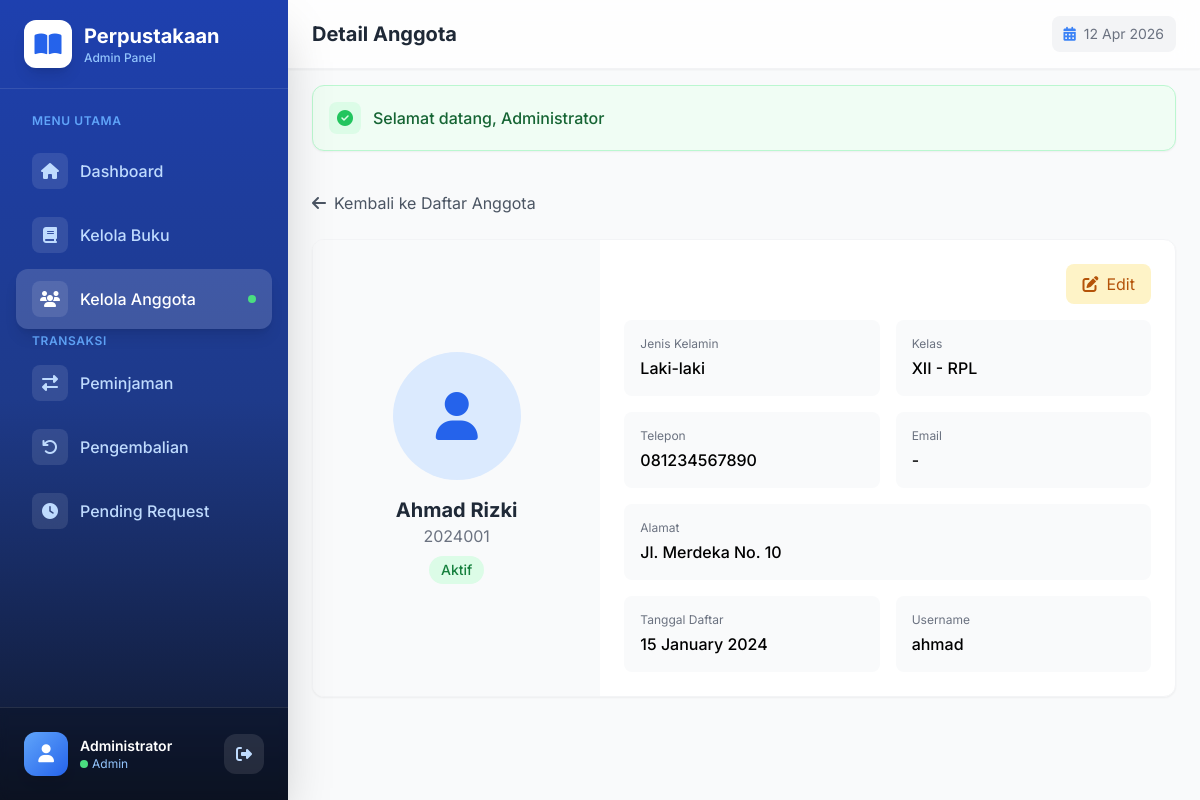
The page /admin/anggota/show?id=1 (signed in) on the database its author committed.
### tables this page shows
CREATE TABLE `anggota` (
  `id` int(11) NOT NULL,
  `nis` varchar(20) NOT NULL,
  `nama` varchar(100) NOT NULL,
  `jenis_kelamin` enum('L','P') NOT NULL,
  `kelas` varchar(20) NOT NULL,
  `jurusan` varchar(100) DEFAULT NULL,
  `alamat` text DEFAULT NULL,
  `telepon` varchar(20) DEFAULT NULL,
  `email` varchar(100) DEFAULT NULL,
  `username` varchar(50) NOT NULL,
  `password` varchar(255) NOT NULL,
  `foto` varchar(255) DEFAULT NULL,
  `tanggal_daftar` date NOT NULL,
  `status` enum('aktif','nonaktif','suspend') DEFAULT 'aktif',
  `max_pinjam` int(11) DEFAULT 3,
  `created_at` timestamp NOT NULL DEFAULT current_timestamp(),
  `updated_at` timestamp NOT NULL DEFAULT current_timestamp() ON UPDATE current_timestamp()
);

### controllers/AnggotaController.php (called while the page is built, shortened)
<?php
class AnggotaController {
    private $anggotaModel;
    public function __construct() {
        $this->anggotaModel = new Anggota();
    }
    public function show($id = null) {
        $id = $id ?? $_GET['id'] ?? null;
        $anggota = $this->anggotaModel->getWithPeminjamanCount($id);
        $peminjamanModel = new Peminjaman();
        $data = [
            'user' => Session::get('user_data'),
            'anggota' => $anggota,
            'peminjaman' => $peminjamanModel->getByAnggota($id)
        ];
        include BASE_PATH . '/views/admin/anggota/show.php';
    }
}

### models/Anggota.php (called while the page is built, shortened)
<?php
class Anggota {
    private $db;
    private $table = 'anggota';
    public function __construct() {
        $this->db = Database::getInstance()->getConnection();
    }
    public function getWithPeminjamanCount($id) {
        $stmt = $this->db->prepare("
            SELECT a.*,
                   (SELECT COUNT(*) FROM peminjaman p WHERE p.anggota_id = a.id AND p.status = 'dipinjam') as jumlah_pinjam,
                   (SELECT COUNT(*) FROM peminjaman p2 WHERE p2.anggota_id = a.id) as total_pinjam
            FROM {$this->table} a
            WHERE a.id = ?
        ");
        $stmt->execute([$id]);
        return $stmt->fetch();
    }
}

### config/Database.php (called while the page is built, shortened)
<?php
class Database {
    private static $instance = null;
    private $connection;
    private $host = 'localhost';
    private $db_name = 'db_perpustakaan';
    private $username = 'root';
    private $password = '';
    private $charset = 'utf8mb4';
    private function __construct() {
        try {
            $dsn = "mysql:host={$this->host};dbname={$this->db_name};charset={$this->charset}";
            $options = [
                PDO::ATTR_ERRMODE => PDO::ERRMODE_EXCEPTION,
                PDO::ATTR_DEFAULT_FETCH_MODE => PDO::FETCH_ASSOC,
                PDO::ATTR_EMULATE_PREPARES => false,
            ];
            $this->connection = new PDO($dsn, $this->username, $this->password, $options);
        } catch (PDOException $e) {
            die("Koneksi database gagal: " . $e->getMessage());
        }
    }
    public static function getInstance() {
        if (self::$instance === null) {
            self::$instance = new self();
        }
        return self::$instance;
    }
    public function getConnection() {
        return $this->connection;
    }
}

### helpers/Session.php (called while the page is built, shortened)
<?php
class Session {
    public static function get($key, $default = null) {
        return $_SESSION[$key] ?? $default;
    }
}

### models/Peminjaman.php (called while the page is built, shortened)
<?php
class Peminjaman {
    private $db;
    private $table = 'peminjaman';
    public function __construct() {
        $this->db = Database::getInstance()->getConnection();
    }
    public function getByAnggota($anggotaId) {
        $stmt = $this->db->prepare("
            SELECT p.*, a.nama as nama_anggota
            FROM {$this->table} p
            LEFT JOIN anggota a ON p.anggota_id = a.id
            WHERE p.anggota_id = ?
            ORDER BY p.tanggal_pinjam DESC
        ");
        $stmt->execute([$anggotaId]);
        return $stmt->fetchAll();
    }
}

### views/admin/anggota/show.php (the view, shortened to what this page needs)
<?php
$anggota = $data['anggota'];
include BASE_PATH . '/views/layouts/header.php';
include BASE_PATH . '/views/layouts/admin_sidebar.php';
?>
<div class="max-w-4xl">
    <a href="<?= BASE_URL ?>/admin/anggota" class="inline-flex items-center gap-2 text-gray-600 hover:text-primary-600 mb-6">
        <i class="fas fa-arrow-left"></i>
        <span>Kembali ke Daftar Anggota</span>
    </a>
    <div class="bg-white rounded-xl shadow-sm border border-gray-100 overflow-hidden">
        <div class="md:flex">
            <div class="md:w-1/3 p-6 bg-gray-50 flex flex-col items-center justify-center">
                <?php if (!empty($anggota['foto'])): ?>
                    <img src="<?= BASE_URL ?>/<?= $anggota['foto'] ?>" alt="" class="w-32 h-32 object-cover rounded-full shadow-lg mb-4">
                <?php else: ?>
                    <div class="w-32 h-32 bg-primary-100 rounded-full flex items-center justify-center mb-4">
                        <i class="fas fa-user text-primary-600 text-5xl"></i>
                    </div>
                <?php endif; ?>
                <h2 class="text-xl font-bold text-gray-800"><?= htmlspecialchars($anggota['nama']) ?></h2>
                <p class="text-gray-500"><?= htmlspecialchars($anggota['nis']) ?></p>
                <span class="inline-flex px-3 py-1 text-sm font-medium rounded-full mt-2
                    <?= $anggota['status'] === 'aktif' ? 'bg-green-100 text-green-700' : 'bg-red-100 text-red-700' ?>">
                    <?= ucfirst($anggota['status']) ?>
                </span>
            </div>
            <div class="md:w-2/3 p-6">
                <div class="flex justify-end mb-4 gap-2">
                    <a href="<?= BASE_URL ?>/admin/anggota/edit?id=<?= $anggota['id'] ?>" class="px-4 py-2 bg-amber-100 text-amber-700 rounded-lg hover:bg-amber-200">
                        <i class="fas fa-edit mr-2"></i>Edit
                    </a>
                </div>
                <div class="grid grid-cols-2 gap-4">
                    <div class="p-4 bg-gray-50 rounded-lg">
                        <p class="text-xs text-gray-500 mb-1">Jenis Kelamin</p>
                        <p class="font-medium"><?= $anggota['jenis_kelamin'] === 'L' ? 'Laki-laki' : 'Perempuan' ?></p>
                    </div>
                    <div class="p-4 bg-gray-50 rounded-lg">
                        <p class="text-xs text-gray-500 mb-1">Kelas</p>
                        <p class="font-medium"><?= htmlspecialchars($anggota['kelas']) ?> <?= $anggota['jurusan'] ? '- ' . htmlspecialchars($anggota['jurusan']) : '' ?></p>
                    </div>
                    <div class="p-4 bg-gray-50 rounded-lg">
                        <p class="text-xs text-gray-500 mb-1">Telepon</p>
                        <p class="font-medium"><?= htmlspecialchars($anggota['telepon'] ?? '-') ?></p>
                    </div>
                    <div class="p-4 bg-gray-50 rounded-lg">
                        <p class="text-xs text-gray-500 mb-1">Email</p>
                        <p class="font-medium"><?= htmlspecialchars($anggota['email'] ?? '-') ?></p>
                    </div>
                    <div class="p-4 bg-gray-50 rounded-lg col-span-2">
                        <p class="text-xs text-gray-500 mb-1">Alamat</p>
                        <p class="font-medium"><?= htmlspecialchars($anggota['alamat'] ?? '-') ?></p>
                    </div>
                    <div class="p-4 bg-gray-50 rounded-lg">
                        <p class="text-xs text-gray-500 mb-1">Tanggal Daftar</p>
                        <p class="font-medium"><?= date('d F Y', strtotime($anggota['tanggal_daftar'])) ?></p>
                    </div>
                    <div class="p-4 bg-gray-50 rounded-lg">
                        <p class="text-xs text-gray-500 mb-1">Username</p>
                        <p class="font-medium"><?= htmlspecialchars($anggota['username'] ?? '-') ?></p>
                    </div>
                </div>
            </div>
        </div>
    </div>
</div>
    </main>
</div>
<?php include BASE_PATH . '/views/layouts/footer.php'; ?>

### views/layouts/header.php (style rules this page uses)
* { font-family: 'Inter', sans-serif; }

### rows shown on the page
anggota: nama "Ahmad Rizki", nis "2024001", status "Aktif", kelas "XII", jurusan "RPL", telepon "081234567890", email "-", alamat "Jl. Merdeka No. 10", tanggal_daftar "15 January 2024", username "ahmad"

### other values the page prints
$user['nama_lengkap'] "Administrator"
$user['role'] "Admin"
$pageTitle "Detail Anggota"
$flash['message'] "Selamat datang, Administrator"
